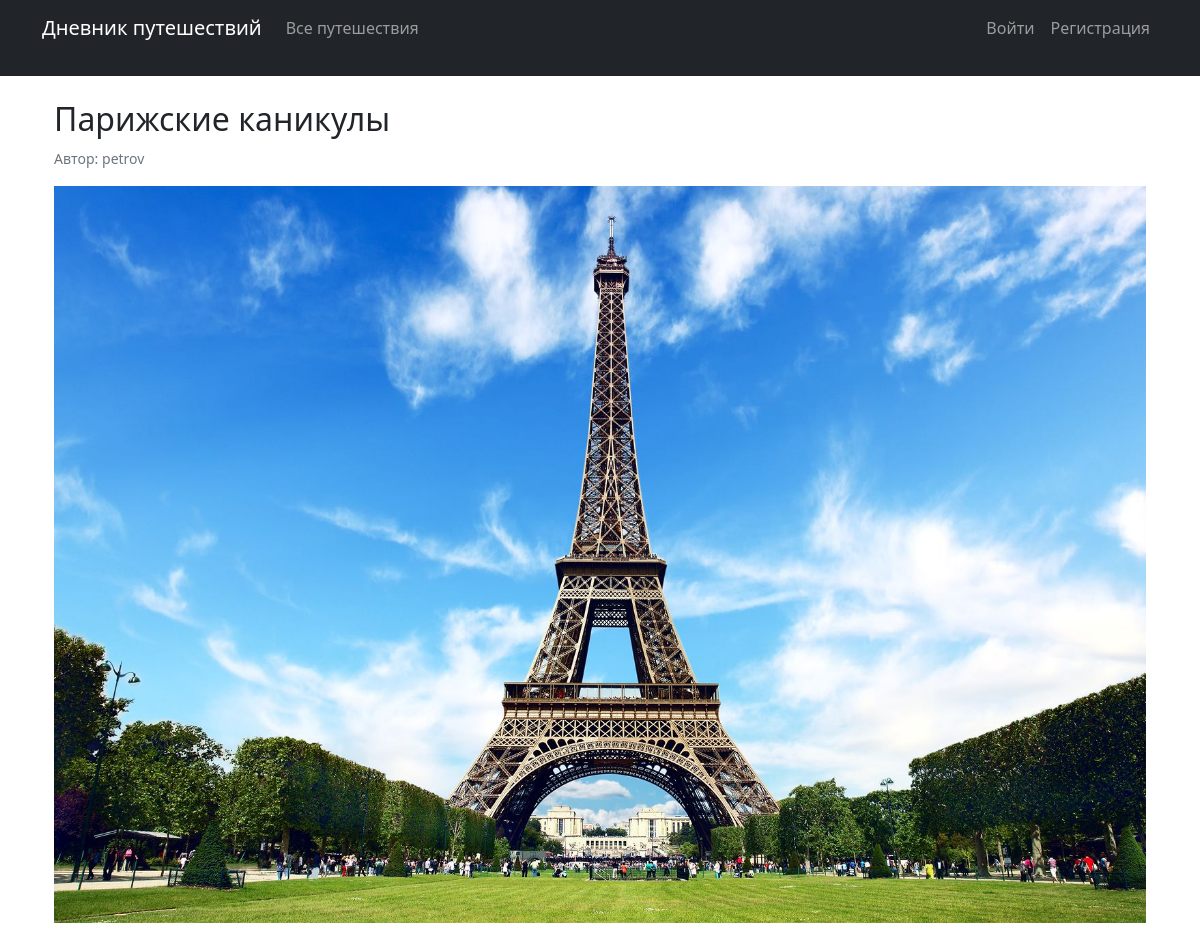
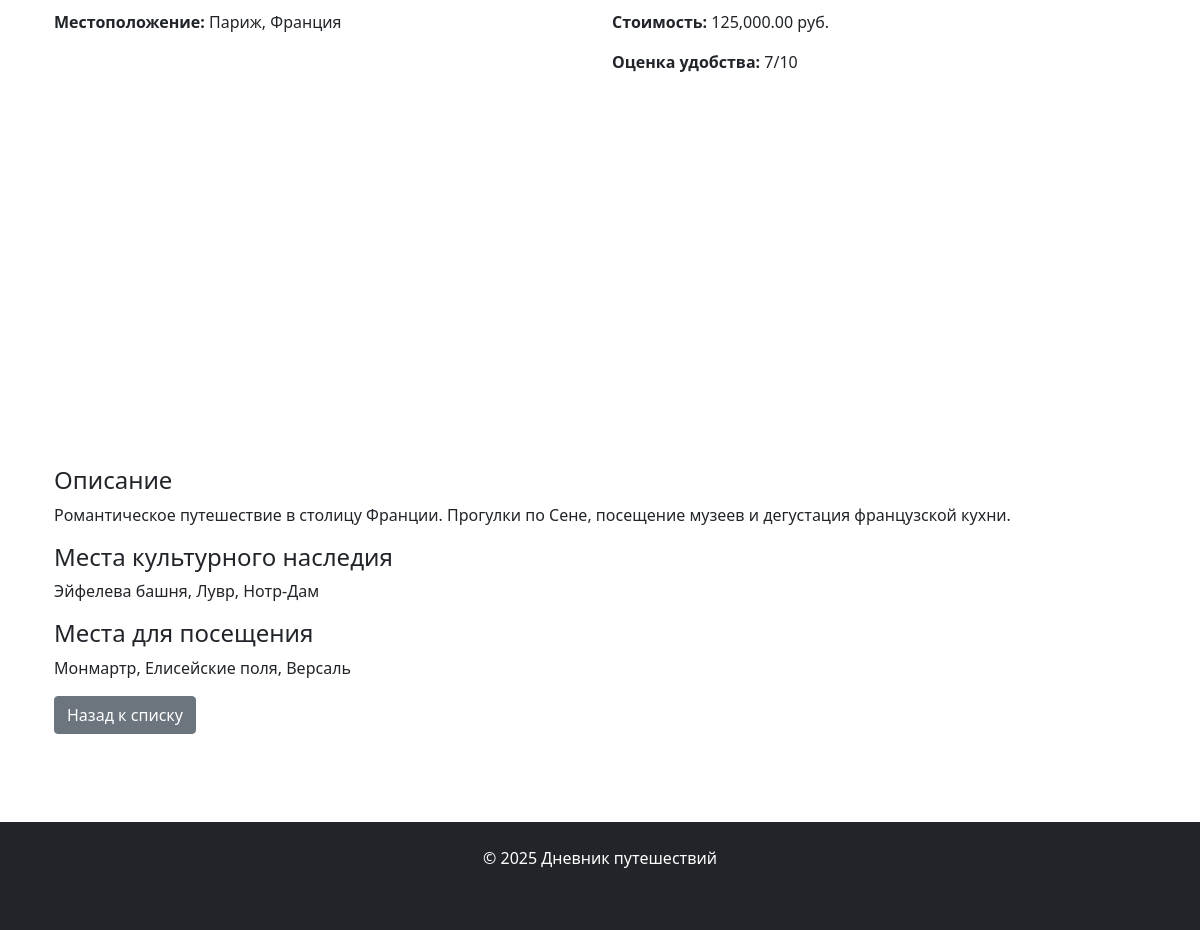
The app's page /trip_detail.php?id=3 with its own data (2 pictures, top to bottom).
### tables this page shows
CREATE TABLE `trips` (
  `id` int(11) NOT NULL,
  `user_id` int(11) NOT NULL,
  `title` varchar(100) NOT NULL,
  `location` varchar(100) NOT NULL,
  `latitude` decimal(10,8) DEFAULT NULL,
  `longitude` decimal(11,8) DEFAULT NULL,
  `description` text NOT NULL,
  `cost` decimal(10,2) DEFAULT NULL,
  `heritage_sites` text DEFAULT NULL,
  `visit_places` text DEFAULT NULL,
  `comfort_rating` int(11) DEFAULT NULL,
  `image_path` varchar(255) DEFAULT NULL,
  `created_at` datetime DEFAULT current_timestamp()
);

CREATE TABLE `users` (
  `id` int(11) NOT NULL,
  `username` varchar(50) NOT NULL,
  `email` varchar(100) NOT NULL,
  `password` varchar(255) NOT NULL,
  `created_at` datetime DEFAULT current_timestamp()
);

### trip_detail.php (the view, shortened to what this page needs)
<?php
require_once 'config/database.php';
$trip_id = intval($_GET['id']);
try {
    $stmt = $pdo->prepare("SELECT t.*, u.username FROM trips t JOIN users u ON t.user_id = u.id WHERE t.id = ?");
    $stmt->execute([$trip_id]);
    $trip = $stmt->fetch();
} catch (PDOException $e) {
    die("Ошибка при получении путешествия: " . $e->getMessage());
}
require_once 'includes/header.php';
?>
<div class="container">
    <h2><?php echo htmlspecialchars($trip['title']); ?></h2>
    <p><small class="text-muted">Автор: <?php echo htmlspecialchars($trip['username']); ?></small></p>
    <?php if ($trip['image_path']): ?>
        <img src="<?php echo htmlspecialchars($trip['image_path']); ?>" class="img-fluid mb-3" alt="<?php echo htmlspecialchars($trip['title']); ?>">
    <?php endif; ?>
    <div class="row mb-3">
        <div class="col-md-6">
            <p><strong>Местоположение:</strong> <?php echo htmlspecialchars($trip['location']); ?></p>
            <?php if ($trip['latitude'] && $trip['longitude']): ?>
                <div id="map" style="height: 400px; width: 100%;"></div>
            <?php endif; ?>
        </div>
        <div class="col-md-6">
            <?php if ($trip['cost']): ?>
                <p><strong>Стоимость:</strong> <?php echo number_format($trip['cost'], 2); ?> руб.</p>
            <?php endif; ?>
            <?php if ($trip['comfort_rating']): ?>
                <p><strong>Оценка удобства:</strong> <?php echo $trip['comfort_rating']; ?>/10</p>
            <?php endif; ?>
        </div>
    </div>
    <div class="mb-3">
        <h4>Описание</h4>
        <p><?php echo nl2br(htmlspecialchars($trip['description'])); ?></p>
    </div>
    <?php if ($trip['heritage_sites']): ?>
        <div class="mb-3">
            <h4>Места культурного наследия</h4>
            <p><?php echo nl2br(htmlspecialchars($trip['heritage_sites'])); ?></p>
        </div>
    <?php endif; ?>
    <?php if ($trip['visit_places']): ?>
        <div class="mb-3">
            <h4>Места для посещения</h4>
            <p><?php echo nl2br(htmlspecialchars($trip['visit_places'])); ?></p>
        </div>
    <?php endif; ?>
    <a href="view_trips.php" class="btn btn-secondary">Назад к списку</a>
</div>
<?php require_once 'includes/footer.php'; ?>

### css/style.css (style rules this page uses)
html, body { height: 100%; margin: 0; }
body { display: flex; flex-direction: column; min-height: 100vh; }
.container { flex: 1 0 auto; padding-bottom: 20px; }

### records on screen
trips: title "Парижские каникулы", user.username "petrov", image_path (picture), location "Париж, Франция", cost "125,000.00", comfort_rating "7", description "Романтическое путешествие в столицу Франции. Прогулки по Сене, посещение музеев и дегустация французской кухни.", heritage_sites "Эйфелева башня, Лувр, Нотр-Дам", visit_places "Монмартр, Елисейские поля, Версаль"
